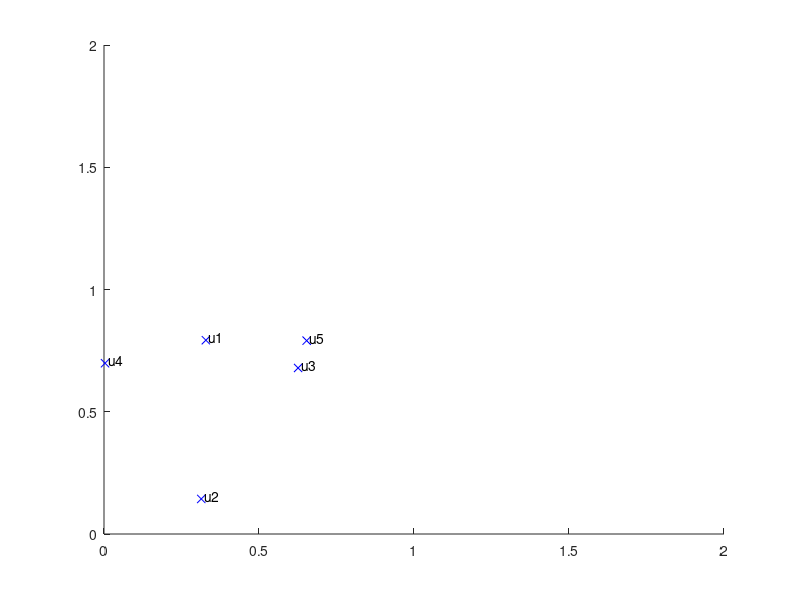

This chart was generated by the following MATLAB code: (Note: this script raises an error after producing the figure.)
clc; clear all; close all;
%Insertar Usuarios
N=input('Ingrese N(Celulares):');
x=rand(N,1); y=rand(N,1);
hold on
plot(x,y,'bx');
for j=1:N      %Nombra a cada usuario
       te=text(x(j)+0.01,y(j)+0.01,sprintf('u%d',j));  
end
disp('UBICACION DE ANTENAS') 
xrsu=[]; yrsu=[];
boton=1;
axis([0 2 0 2])
img=imread('ups.png');
theta=linspace(0,5*pi,200);
image('CData',img,'XData',[0 2],'YData',[2 0]);
axis on

%Insetar Antenas
while boton==1
    [xo,yo,boton]=ginput(2);
    xrsu=[xrsu xo]; yrsu=[yrsu yo];
    plot(xrsu,yrsu,'r.','markersize',25); 
    title(sprintf('ANTENAS %d', length(xrsu))); 
end
M=length(xrsu);   
 for i=1:M      %Nombra a cada RSU
        te=text(xrsu(i)+0.01, yrsu(i)+0.01,sprintf('A%d',i)); 
 end    
 
%Conexiones con Distancias
for i=1:length(xrsu)
    for j=1:length(x)
        dist(i,j)=sqrt((xrsu(i)-x(j))^2+(yrsu(i)-y(j))^2);
        if(dist(i,j)<=0.2)
        plot([xrsu(i) x(j)],[yrsu(i) y(j)],'b-');
        end
    end
end

%Creaci?n de las Circunferencias
for i=1:length(xrsu)
     o=-pi:0.01:pi;
     plot(0.2*cos(o)+xrsu(i),0.2*sin(o)+yrsu(i),':m','linewidth',2)
    pause(1);
end


hold off

